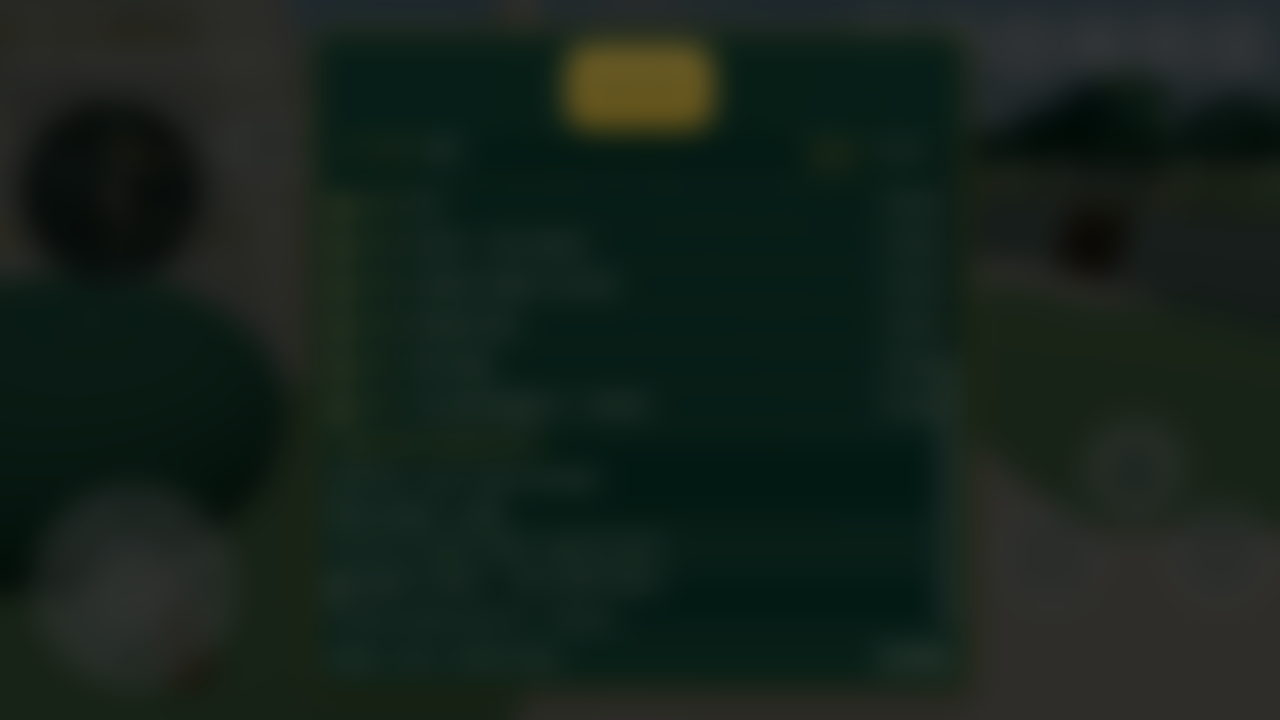
#> input picture v2/konsep/konsep-panel-misi-v2-latar.png, 1280 x 720 px, given in place of hud-v2-idle.png, which was not available
$ python desain-hud-v3.py konsep-panel-misi-v2-latar.png
#> lines starting #> are read from the running program, lines starting #| are printed output that depends on the picture
"""Desain mockup HUD v3 Pesantren Universe (DESAIN DULU — bukan kode game).
Dibuat Tara 18 Nov 2026, arahan Mas 16:08 WIB: referensi MLBB / Free Fire / PUBG.
Dasar: v2/foto-hud/hud-v2-idle.png (720x1560) — HUD lama ditutup gambar baru.
Palet Pesantren Universe: zamrud #065F46, emas #C9A227, krem #F2EAD6.
Varian A = MLBB (glossy + glow). Varian B = PUBG/FF (clean outline, analog putih
translusen seperti analog asli yang Mas suka).
"""
import math
from PIL import Image, ImageDraw, ImageFont, ImageFilter

BASE = "/home/hatch/workspace/pesantren-verse/v2/foto-hud/hud-v2-idle.png"
OUTDIR = "/home/hatch/workspace/pesantren-verse/v2/foto-hud/"
FONT_B = "/usr/share/fonts/truetype/dejavu/DejaVuSans-Bold.ttf"
FONT_R = "/usr/share/fonts/truetype/dejavu/DejaVuSans.ttf"

ZAMRUD = (6, 95, 70, 255)
ZAMRUD_T = (16, 185, 129, 255)      # zamrud terang (glow)
ZAMRUD_G = (4, 59, 44, 255)         # zamrud gelap
EMAS = (201, 162, 39, 255)
EMAS_T = (248, 220, 125, 255)
EMAS_G = (138, 109, 31, 255)
KREM = (242, 234, 214, 255)
PUTIH = (255, 255, 255, 255)


def fb(sz):
    return ImageFont.truetype(FONT_B, sz)


def fr(sz):
    return ImageFont.truetype(FONT_R, sz)


def circle_mask(size):
    m = Image.new("L", size, 0)
    d = ImageDraw.Draw(m)
    d.ellipse([0, 0, size[0] - 1, size[1] - 1], fill=255)
    return m


def vgrad(size, top, bottom):
    w, h = size
    img = Image.new("RGBA", (w, h))
    d = ImageDraw.Draw(img)
    for y in range(h):
        t = y / max(1, h - 1)
        c = tuple(int(top[i] + (bottom[i] - top[i]) * t) for i in range(4))
        d.line([(0, y), (w, y)], fill=c)
    return img


def radial_disc(base, cx, cy, r, center_col, edge_col, steps=28):
    """Bola glossy: cincin konsentris dari edge (luar) ke center (terang)."""
    layer = Image.new("RGBA", base.size, (0, 0, 0, 0))
    d = ImageDraw.Draw(layer)
    for i in range(steps, 0, -1):
        t = i / steps  # 1 = tepi, mendekati 0 = tengah
        rr = r * t
        c = tuple(int(edge_col[j] + (center_col[j] - edge_col[j]) * (1 - t))
                  for j in range(4))
        d.ellipse([cx - rr, cy - rr, cx + rr, cy + rr], fill=c)
    base.alpha_composite(layer)


def gloss(base, cx, cy, r, alpha=90):
    """Sorot kilap putih di kiri atas disc."""
    hl = Image.new("RGBA", base.size, (0, 0, 0, 0))
    d = ImageDraw.Draw(hl)
    d.ellipse([cx - r * 0.62, cy - r * 0.88, cx + r * 0.42, cy - r * 0.18],
              fill=(255, 255, 255, alpha))
    hl = hl.filter(ImageFilter.GaussianBlur(7))
    base.alpha_composite(hl)
    d2 = ImageDraw.Draw(base)
    d2.ellipse([cx - r * 0.34, cy - r * 0.62, cx - r * 0.08, cy - r * 0.36],
               fill=(255, 255, 255, 150))


def glow_disc(base, cx, cy, r, color, blur=10, extra=14):
    g = Image.new("RGBA", base.size, (0, 0, 0, 0))
    d = ImageDraw.Draw(g)
    d.ellipse([cx - r - extra, cy - r - extra, cx + r + extra, cy + r + extra],
              fill=color)
    g = g.filter(ImageFilter.GaussianBlur(blur))
    base.alpha_composite(g)


# [42 lines left out: functions bayang, radial_disc_layer, disc_t, not called in this run]


def disc_vgrad(base, cx, cy, r, top, bottom, rim=None, rim_w=0,
               glow=None, highlight=True):
    if glow:
        glow_disc(base, cx, cy, r, glow)
    grad = vgrad((2 * r, 2 * r), top, bottom)
    base.paste(grad, (cx - r, cy - r), circle_mask((2 * r, 2 * r)))
    d = ImageDraw.Draw(base)
    if rim and rim_w:
        d.ellipse([cx - r, cy - r, cx + r, cy + r], outline=rim, width=rim_w)
    if highlight:
        gloss(base, cx, cy, r)
    return d


def star_points(cx, cy, r_out, r_in, rot=-90):
    pts = []
    for i in range(10):
        ang = math.radians(rot + i * 36)
        rr = r_out if i % 2 == 0 else r_in
        pts.append((cx + rr * math.cos(ang), cy + rr * math.sin(ang)))
    return pts


def text_outlined(base, xy, s, font, fill=(255, 255, 255, 255),
                  stroke=(0, 0, 0, 220), sw=3, anchor="mm"):
    d = ImageDraw.Draw(base)
    d.text(xy, s, font=font, fill=fill, stroke_width=sw,
           stroke_fill=stroke, anchor=anchor)


def rounded_rect(d, box, rad, fill=None, outline=None, width=1):
    d.rounded_rectangle(box, radius=rad, fill=fill, outline=outline, width=width)


# ---------------- ikon (digambar kode, putih, isi padat) ----------------

def ico_kamera(d, cx, cy, s, col=PUTIH):
    # badan kamera + lensa
    d.rounded_rectangle([cx - s, cy - s * 0.55, cx + s, cy + s * 0.6],
                        radius=int(s * 0.25), fill=col)
    d.ellipse([cx - s * 0.45, cy - s * 0.45, cx + s * 0.45, cy + s * 0.45],
              fill=(6, 95, 70, 255), outline=col, width=max(2, int(s * 0.12)))
    d.ellipse([cx - s * 0.18, cy - s * 0.18, cx + s * 0.18, cy + s * 0.18],
              fill=col)
    d.rectangle([cx - s * 0.45, cy - s * 0.85, cx + s * 0.25, cy - s * 0.5],
                fill=col)


def ico_orang(d, cx, cy, s, col=PUTIH):
    d.ellipse([cx - s * 0.34, cy - s * 0.85, cx + s * 0.34, cy - s * 0.17],
              fill=col)
    d.pieslice([cx - s * 0.85, cy - s * 0.1, cx + s * 0.85, cy + s * 1.15],
               start=180, end=360, fill=col)


def ico_reset(d, cx, cy, s, col=PUTIH):
    d.arc([cx - s * 0.7, cy - s * 0.7, cx + s * 0.7, cy + s * 0.7],
          start=40, end=320, fill=col, width=max(3, int(s * 0.22)))
    # kepala panah di ujung busur (sudut 40 deg)
    ax, ay = cx + s * 0.7 * math.cos(math.radians(40)), cy - s * 0.7 * math.sin(math.radians(40))
    d.polygon([(ax + s * 0.35, ay - s * 0.1), (ax - s * 0.15, ay - s * 0.42),
               (ax - s * 0.05, ay + s * 0.28)], fill=col)


def ico_kartu(d, cx, cy, s, col=PUTIH):
    d.rounded_rectangle([cx - s, cy - s * 0.7, cx + s, cy + s * 0.7],
                        radius=int(s * 0.22), outline=col, width=max(2, int(s * 0.16)))
    d.ellipse([cx - s * 0.45, cy - s * 0.45, cx + s * 0.05, cy + s * 0.05],
              fill=col)
    d.line([(cx - s * 0.55, cy + s * 0.35), (cx + s * 0.55, cy + s * 0.35)],
           fill=col, width=max(2, int(s * 0.14)))
    d.line([(cx - s * 0.55, cy + s * 0.55), (cx + s * 0.2, cy + s * 0.55)],
           fill=col, width=max(2, int(s * 0.14)))


def ico_peta(d, cx, cy, s, col=PUTIH):
    d.polygon([(cx - s, cy - s * 0.6), (cx - s * 0.33, cy - s * 0.75),
               (cx + s * 0.33, cy - s * 0.6), (cx + s, cy - s * 0.75),
               (cx + s, cy + s * 0.6), (cx + s * 0.33, cy + s * 0.75),
               (cx - s * 0.33, cy + s * 0.6), (cx - s, cy + s * 0.75)],
              outline=col)
    d.line([(cx - s * 0.33, cy - s * 0.75), (cx - s * 0.33, cy + s * 0.6)],
           fill=col, width=max(2, int(s * 0.12)))
    d.line([(cx + s * 0.33, cy - s * 0.6), (cx + s * 0.33, cy + s * 0.75)],
           fill=col, width=max(2, int(s * 0.12)))


def ico_amplop(d, cx, cy, s, col=PUTIH):
    d.rounded_rectangle([cx - s, cy - s * 0.7, cx + s, cy + s * 0.7],
                        radius=int(s * 0.18), outline=col, width=max(2, int(s * 0.16)))
    d.line([(cx - s, cy - s * 0.6), (cx, cy + s * 0.1)], fill=col,
           width=max(2, int(s * 0.14)))
    d.line([(cx + s, cy - s * 0.6), (cx, cy + s * 0.1)], fill=col,
           width=max(2, int(s * 0.14)))


def ico_suara(d, cx, cy, s, col=PUTIH):
    d.polygon([(cx - s * 0.8, cy - s * 0.25), (cx - s * 0.25, cy - s * 0.25),
               (cx + s * 0.35, cy - s * 0.75), (cx + s * 0.35, cy + s * 0.75),
               (cx - s * 0.25, cy + s * 0.25), (cx - s * 0.8, cy + s * 0.25)],
              fill=col)
    d.arc([cx + s * 0.35, cy - s * 0.55, cx + s * 1.05, cy + s * 0.55],
          start=-55, end=55, fill=col, width=max(2, int(s * 0.14)))


def ico_fullscreen(d, cx, cy, s, col=PUTIH):
    w = max(3, int(s * 0.2))
    L = s * 0.45
    for sx, sy in [(-1, -1), (1, -1), (-1, 1), (1, 1)]:
        x0, y0 = cx + sx * s * 0.85, cy + sy * s * 0.85
        d.line([(x0, y0), (x0 - sx * L, y0)], fill=col, width=w)
        d.line([(x0, y0), (x0, y0 - sy * L)], fill=col, width=w)


def chevron(d, cx, cy, tip_r, base_r, half_w, angle_deg, col):
    """Panah kecil di dalam ring analog (ala MLBB — kecil, bukan besar)."""
    a = math.radians(angle_deg)
    tip = (cx + tip_r * math.cos(a), cy + tip_r * math.sin(a))
    base_c = (cx + base_r * math.cos(a), cy + base_r * math.sin(a))
    perp = (math.cos(a + math.pi / 2), math.sin(a + math.pi / 2))
    d.polygon([tip,
               (base_c[0] + perp[0] * half_w, base_c[1] + perp[1] * half_w),
               (base_c[0] - perp[0] * half_w, base_c[1] - perp[1] * half_w)],
              fill=col)


# ---------------- latar: tutup HUD lama ----------------

def tutup_lantai(base, box, src):
    """Tutup area HUD lama dengan klon lantai marmer bersih dari `src`
    (lantai di bawah sini hampir seragam putih — klon + tepi lembut
    tidak terlihat). `box`/`src` = (x0,y0,x1,y1)."""
    patch = base.crop(src)
    patch = patch.resize((box[2] - box[0], box[3] - box[1]))
    mask = Image.new("L", patch.size, 255).filter(ImageFilter.GaussianBlur(7))
    base.paste(patch, (box[0], box[1]), mask)


def tutup_teks_foto(base):
    """Tutup teks debug 'Foto Tara' (x ~265-455, y ~695-730) dengan
    menempel potongan kisi pintu yang sama dari kanan (x 500-695) —
    pola kisi berlanjut, jauh lebih menyatu daripada tambalan datar."""
    patch = base.crop((500, 688, 695, 738))
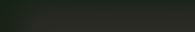
#> patch: PIL image 195x50 RGBA; mean R, G, B, A 23.1, 25.5, 20.5, 163.2; transparent parts drawn white
    mask = Image.new("L", patch.size, 255)
#> mask: PIL image 195x50 L; every value is 255
    mask = mask.filter(ImageFilter.GaussianBlur(2))
    base.paste(patch, (262, 688), mask)


# ---------------- elemen bersama ----------------

def bar_atas(base, gold_line=True, fill_alpha=175):
    """Strip atas ala PUBG: satu strip gelap menyatu, 5 icon putih tebal.
    Isi strip digambar di layer (alpha_composite) supaya alpha-nya
    benar-benar translusen — ImageDraw langsung di base akan jadi pekat."""
#> called with gold_line = True, fill_alpha = 175
    layer = Image.new("RGBA", base.size, (0, 0, 0, 0))
#> layer: PIL image 1280x720 RGBA; every value is 0
    d = ImageDraw.Draw(layer)
    d.rounded_rectangle([498, 8, 712, 54], radius=14, fill=(8, 20, 16, fill_alpha))
    base.alpha_composite(layer)
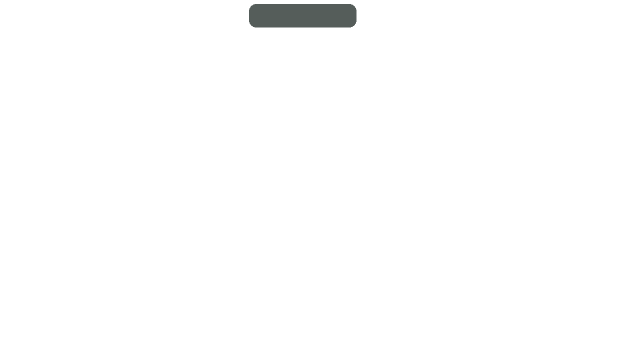
#> layer: PIL image 1280x720 RGBA (shown at 1/2 size); mean R, G, B, A 0.1, 0.2, 0.2, 1.9; transparent parts drawn white
    d = ImageDraw.Draw(base, "RGBA")
    line_col = EMAS if gold_line else (255, 255, 255, 220)
    d.line([(512, 52), (698, 52)], fill=line_col, width=3)
    icons = [ico_kartu, ico_peta, ico_amplop, ico_suara, ico_fullscreen]
    xs = [524, 567, 610, 653, 692]
    d2 = ImageDraw.Draw(base)
    for f, x in zip(icons, xs):
        f(d2, x, 30, 13)


def pill_main_bersama(base, variant):
    """Pill 'Main Bersama' — di kanan minimap, posisi foto terukur:
    pill lama (120,74)-(219,104); pill baru sedikit lebih besar,
    kotak (118,66)-(288,112), teks tengah (203,89)."""
#> called with variant = 'A'
    d = ImageDraw.Draw(base, "RGBA")
    box = [118, 66, 288, 112]
    if variant == "T":
        # Transparan seperti joystick lama: emas alpha 150 (lantai tembus),
        # rim krem + sorot atas dilembutkan (di A garisnya agak menonjol).
        layer = Image.new("RGBA", base.size, (0, 0, 0, 0))
        ld = ImageDraw.Draw(layer)
        ld.rounded_rectangle(box, radius=23, fill=(201, 162, 39, 150))
        base.alpha_composite(layer)
        d2 = ImageDraw.Draw(base)
        d2.rounded_rectangle(box, radius=23,
                             outline=(255, 240, 180, 255), width=3)
        d2.rounded_rectangle([118, 66, 288, 84], radius=23,
                             outline=(255, 255, 255, 40), width=3)
        text_outlined(base, (203, 90), "Main Bersama", fb(21),
                      fill=(20, 30, 20, 255), stroke=(255, 240, 180, 255), sw=1)
    elif variant == "A":
        # pill emas: gambar di layer lalu mask rounded
        layer = Image.new("RGBA", base.size, (0, 0, 0, 0))
        ld = ImageDraw.Draw(layer)
        ld.rounded_rectangle(box, radius=23, fill=(201, 162, 39, 255))
        base.alpha_composite(layer)
        d2 = ImageDraw.Draw(base)
        d2.rounded_rectangle(box, radius=23,
                             outline=(255, 240, 180, 255), width=3)
        d2.rounded_rectangle([118, 66, 288, 84], radius=23,
                             outline=(255, 255, 255, 70), width=3)
        text_outlined(base, (203, 90), "Main Bersama", fb(21),
                      fill=(20, 30, 20, 255), stroke=(255, 240, 180, 255), sw=1)
    else:
        d.rounded_rectangle(box, radius=23, fill=(8, 20, 16, 185))
        d2 = ImageDraw.Draw(base)
        d2.rounded_rectangle(box, radius=23,
                             outline=(255, 255, 255, 255), width=3)
        text_outlined(base, (203, 90), "Main Bersama", fb(21),
                      fill=(255, 255, 255, 255), stroke=(0, 0, 0, 220), sw=3)


def analog(base, variant):
    """Analog kiri bawah — HERO v3. Pusat (116, 1422), r 124 (menutup
    penuh joystick lama yang pusatnya ~(110,1435) r~110)."""
#> called with variant = 'A'
    cx, cy, r = 116, 1430, 128
    d = ImageDraw.Draw(base, "RGBA")
    if variant == "T":
        # Transparan kaya joystick lama (putih pucat tembus pandang),
        # TAPI tetap timbul: ring putih tebal + ring glow zamrud + knob
        # bola zamrud translusen + sorot + bayangan jatuh.
        bayang(base, cx, cy, r, dy=7, alpha=70)
        glow_disc(base, cx, cy, r, (16, 185, 129, 70), blur=14, extra=10)
        layer = Image.new("RGBA", base.size, (0, 0, 0, 0))
        ld = ImageDraw.Draw(layer)
        ld.ellipse([cx - r, cy - r, cx + r, cy + r], fill=(255, 255, 255, 45))
        base.alpha_composite(layer)
        d.ellipse([cx - r, cy - r, cx + r, cy + r],
                  outline=(255, 255, 255, 235), width=5)
        d.ellipse([cx - r + 6, cy - r + 6, cx + r - 6, cy + r - 6],
                  outline=(16, 185, 129, 200), width=3)
        for ang in (-90, 0, 90, 180):
            chevron(d, cx, cy, 88, 70, 10, ang, (16, 185, 129, 230))
        # knob bola zamrud TRANSLUSEN (bukan padat seperti A)
        radial_disc_layer(base, cx, cy, 52, (143, 245, 207, 165),
                          (6, 95, 70, 205))
        d.ellipse([cx - 52, cy - 52, cx + 52, cy + 52],
                  outline=(255, 255, 255, 230), width=3)
        gloss(base, cx, cy, 52, alpha=110)
    elif variant == "A":
        # MLBB: cincin terang + glow zamrud, knob bola glossy zamrud terang
        glow_disc(base, cx, cy, r, (16, 185, 129, 70), blur=14, extra=10)
        d.ellipse([cx - r, cy - r, cx + r, cy + r], fill=(255, 255, 255, 38))
        d.ellipse([cx - r, cy - r, cx + r, cy + r],
                  outline=(255, 255, 255, 235), width=5)
        d.ellipse([cx - r + 6, cy - r + 6, cx + r - 6, cy + r - 6],
                  outline=(16, 185, 129, 200), width=3)
        for ang in (-90, 0, 90, 180):
            chevron(d, cx, cy, 88, 70, 10, ang, (16, 185, 129, 230))
        # knob glossy
        radial_disc(base, cx, cy, 52, (143, 245, 207, 255), (6, 95, 70, 255))
        d.ellipse([cx - 52, cy - 52, cx + 52, cy + 52],
                  outline=(255, 255, 255, 230), width=3)
        gloss(base, cx, cy, 52, alpha=110)
    else:
        # PUBG/FF: cincin putih tebal; isi ring zamrud muda TRANSLUSEN
        # (digambar di layer lalu alpha_composite — ImageDraw RGBA
        # tidak mem-blend alpha, dan convert RGB membuang alpha,
        # jadi fill langsung akan jadi zamrud pekat, bukan mint pucat)
        layer = Image.new("RGBA", base.size, (0, 0, 0, 0))
        ld = ImageDraw.Draw(layer)
        ld.ellipse([cx - r, cy - r, cx + r, cy + r], fill=(16, 185, 129, 55))
        base.alpha_composite(layer)
        d = ImageDraw.Draw(base, "RGBA")
        d.ellipse([cx - r, cy - r, cx + r, cy + r],
                  outline=(255, 255, 255, 240), width=6)
        d.ellipse([cx - r + 10, cy - r + 10, cx + r - 10, cy + r - 10],
                  outline=(255, 255, 255, 120), width=2)
        for ang in (-90, 0, 90, 180):
            chevron(d, cx, cy, 86, 68, 10, ang, (255, 255, 255, 200))
        # knob mint padat (bukan putih pucat — itu yang bikin v1 hilang)
        d.ellipse([cx - 52, cy - 52, cx + 52, cy + 52],
                  fill=(110, 215, 175, 235))
        d.ellipse([cx - 52, cy - 52, cx + 52, cy + 52],
                  outline=(255, 255, 255, 240), width=4)
        d.ellipse([cx - 56, cy - 56, cx + 56, cy + 56],
                  outline=(16, 185, 129, 200), width=3)
        gloss(base, cx, cy, 52, alpha=90)


def klaster_tombol(base, variant):
    """Klaster kanan bawah: Interact emas besar + Kamera/Aksi/Reset."""
    d = ImageDraw.Draw(base)
    if variant == "T":
        # Transparan basis A: isi disc gradien ber-alpha (lantai tembus),
        # rim tebal + glow + sorot + bayangan jatuh = tetap TIMBUL.
        # Icon + label tetap putih solid supaya terbaca.
        disc_t(base, 640, 1440, 74, (255, 232, 160, 150), (168, 130, 32, 185),
               rim=(255, 244, 200, 255), rim_w=6,
               glow=(255, 210, 90, 120), gloss_a=100)
        d.ellipse([572, 1372, 708, 1508], outline=(138, 109, 31, 255), width=2)
        d.polygon(star_points(640, 1436, 30, 13), fill=(255, 255, 255, 255))
        text_outlined(base, (640, 1532), "MULAI MISI", fb(20))
        # Kamera — zamrud translusen, rim emas tebal
        disc_t(base, 520, 1375, 48, (32, 200, 150, 130), (6, 95, 70, 175),
               rim=(255, 220, 130, 255), rim_w=5,
               glow=(16, 185, 129, 90), gloss_a=100)
        ico_kamera(d, 520, 1375, 17)
        text_outlined(base, (520, 1437), "Kamera", fb(18))
        text_outlined(base, (520, 1459), "Normal", fr(16),
                      fill=(242, 234, 214, 255))
        # Aksi — zamrud translusen, rim krem
        disc_t(base, 435, 1445, 48, (32, 200, 150, 130), (6, 95, 70, 175),
               rim=(242, 234, 214, 255), rim_w=5,
               glow=(16, 185, 129, 80), gloss_a=100)
        ico_orang(d, 435, 1445, 17)
        text_outlined(base, (435, 1507), "Aksi", fb(18))
        # Reset — emas translusen, rim krem
        disc_t(base, 620, 1300, 34, (232, 190, 80, 140), (138, 109, 31, 180),
               rim=(242, 234, 214, 255), rim_w=4,
               glow=(201, 162, 39, 80), gloss_a=100)
        ico_reset(d, 620, 1300, 12)
        text_outlined(base, (620, 1346), "Reset", fb(16))
    elif variant == "A":
        # Interact — disc emas glossy MLBB: gradien radial + rim krem tebal + glow
        glow_disc(base, 640, 1440, 74, (255, 210, 90, 120), blur=12, extra=12)
        radial_disc(base, 640, 1440, 74, (255, 232, 160, 255), (168, 130, 32, 255))
        d.ellipse([566, 1366, 714, 1514], outline=(255, 244, 200, 255), width=6)
        d.ellipse([572, 1372, 708, 1508], outline=(138, 109, 31, 255), width=2)
        gloss(base, 640, 1440, 74, alpha=100)
        d.polygon(star_points(640, 1436, 30, 13), fill=(255, 255, 255, 255))
        text_outlined(base, (640, 1532), "MULAI MISI", fb(20))
        # Kamera — zamrud glossy, rim emas tebal
        disc_vgrad(base, 520, 1375, 48, (32, 200, 150, 255), (6, 95, 70, 255),
                   rim=(255, 220, 130, 255), rim_w=5,
                   glow=(16, 185, 129, 90))
#> in disc_vgrad, `grad = vgrad((2 * r, 2 * r), top, bottom)`:
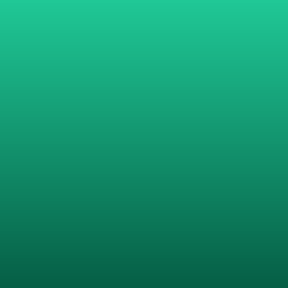
#> grad: PIL image 96x96 RGBA (shown 3 times larger); mean R, G, B, A 18.5, 147, 109.5, 255
#> (the rest of the program and of its run is left out)
